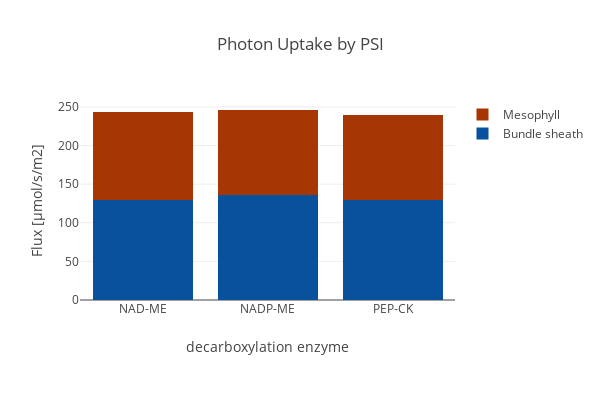

Write notebook code for a chart like this one.
### Code cell
create_bar_plot_met(D_pfba, D_exp,
                    {'[M]_PSI_h':'Mesophyll','[B]_PSI_h': 'Bundle sheath'},'hnu_h',
                    'Photon Uptake by PSI', xaxis_title, c3_model,
                    stacked = True, save_fig=save_fig)

### Figure 1 — Plotly figure (JSON) as saved in the notebook; plotly's stock layout.template omitted (floating-point values rounded to 4 significant figures)
{"data": [{"marker": {"color": "rgb(8,81,156)"}, "name": "Bundle sheath", "type": "bar", "uid": "c4c03c1d-0da9-4228-8501-bcc4c88f0d6e", "x": ["NAD-ME", "NADP-ME", "PEP-CK"], "y": [129.6, 136.3, 128.9]}, {"marker": {"color": "rgb(166,54,3)"}, "name": "Mesophyll", "type": "bar", "uid": "703a73f1-8fb5-40d9-af15-eb8aae00e66d", "x": ["NAD-ME", "NADP-ME", "PEP-CK"], "y": [113.7, 109.7, 110.3]}], "layout": {"barmode": "stack", "height": 400, "margin": {"b": 100}, "title": {"text": "Photon Uptake by PSI"}, "width": 600, "xaxis": {"tickangle": 0, "title": {"text": "decarboxylation enzyme"}}, "yaxis": {"autorange": true, "title": {"text": "Flux [µmol/s/m2]"}}}}
